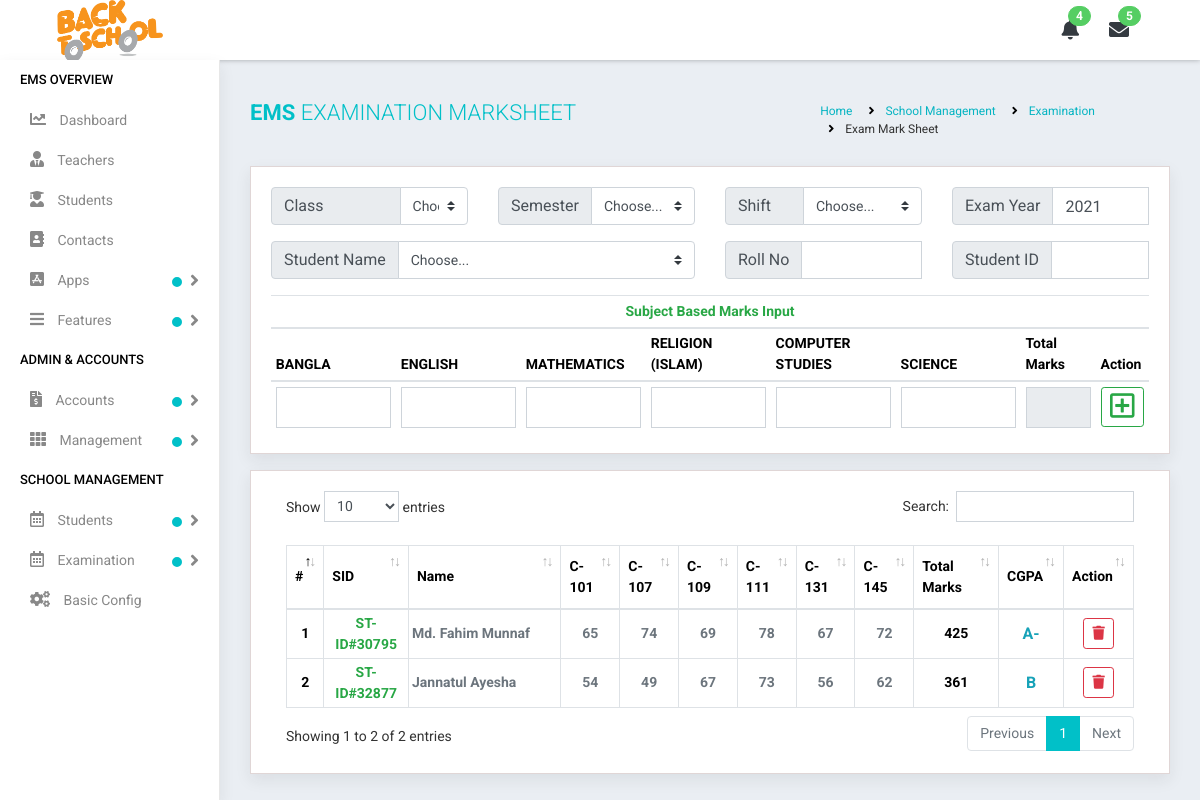
The page /exam-marksheet.php on the database as committed earlier.
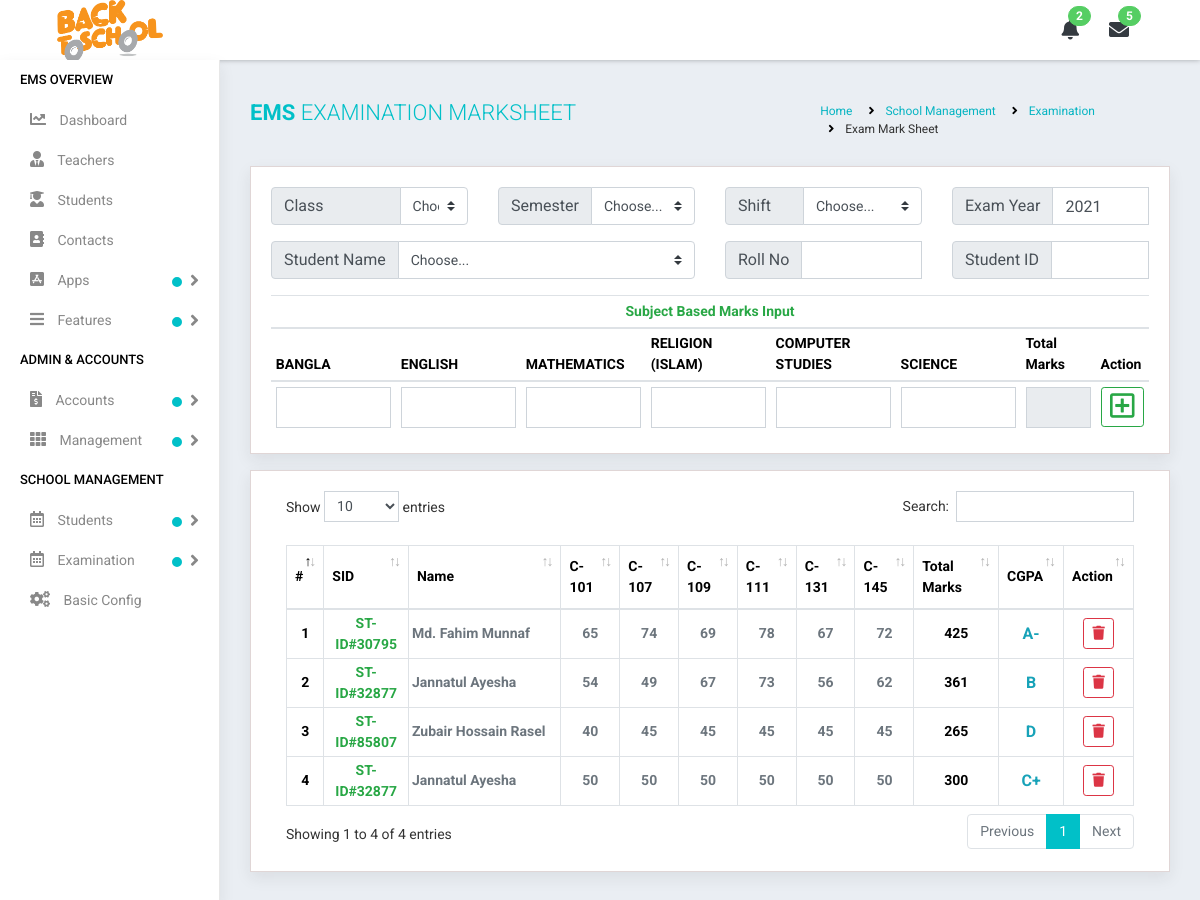
The same page on the database as committed later.
### tables this page shows
CREATE TABLE `ems_subjects` (
  `id` int(11) NOT NULL COMMENT 'SUBJECT ID',
  `subject_name` varchar(128) NOT NULL,
  `subject_code` varchar(128) NOT NULL,
  `created_at` datetime DEFAULT NULL,
  `updated_at` datetime DEFAULT NULL
);

CREATE TABLE `ems_exam_marksheet` (
  `id` int(11) NOT NULL COMMENT 'EXAM MARK SHEET ID',
  `student_id` int(11) NOT NULL,
  `class_id` int(11) NOT NULL,
  `shift_id` int(11) NOT NULL,
  `semester_id` int(11) NOT NULL,
  `exam_year` varchar(4) NOT NULL,
  `total_marks` varchar(4) NOT NULL,
  `created_at` datetime DEFAULT NULL,
  `updated_at` datetime DEFAULT NULL
);

CREATE TABLE `ems_students` (
  `id` int(11) NOT NULL COMMENT 'STUDENT ID',
  `class_id` int(11) NOT NULL,
  `shift_id` int(11) NOT NULL,
  `student_id` varchar(32) NOT NULL,
  `student_image` text NOT NULL,
  `first_name` varchar(64) NOT NULL,
  `last_name` varchar(64) NOT NULL,
  `birth_date` date NOT NULL,
  `gender` enum('Male','Female') NOT NULL,
  `roll_number` int(11) NOT NULL,
  `admission_date` date NOT NULL,
  `birth_certificate_no` varchar(64) NOT NULL,
  `blood_group` enum('A positive (A+)','A negative (A-)','B positive (B+)','B negative (B-)','O positive (O+)','O negative (O-)','AB positive (AB+)','AB negative (AB-)') NOT NULL,
  `phone_no` varchar(13) NOT NULL,
  `religion` enum('Islam','Hindu','Christian','Others') NOT NULL,
  `address` varchar(256) NOT NULL,
  `student_password` varchar(256) NOT NULL,
  `created_at` datetime DEFAULT NULL,
  `updated_at` datetime DEFAULT NULL
);

CREATE TABLE `ems_exam_marks_subjects` (
  `id` int(11) NOT NULL COMMENT 'EXAM SUBJECT MARKS ID',
  `marks_sheet_id` int(11) NOT NULL,
  `subject_id` int(11) NOT NULL,
  `subject_marks` int(11) NOT NULL,
  `created_at` datetime DEFAULT NULL,
  `updated_at` datetime DEFAULT NULL
);

CREATE TABLE `ems_exam_grades` (
  `id` int(11) NOT NULL COMMENT 'EXAM GRADE ID',
  `grade_name` enum('A+','A','A-','B+','B','B-','C+','C','D','F') NOT NULL,
  `grade_point` enum('4.00','3.75','3.50','3.25','3.00','2.75','2.50','2.25','2.00','0.00') NOT NULL,
  `marks_from` int(11) NOT NULL,
  `marks_upto` int(11) NOT NULL,
  `created_at` datetime DEFAULT NULL,
  `updated_at` datetime DEFAULT NULL
);

### app/Http/Controllers/View.php (called while the page is built, shortened)
<?php
class View
{
	public function loadContent($directory, $page_name)
	{
		include("resource/view/".$directory."/".$page_name.".php");
	}
}
?>

### exam-marksheet.php (called while the page is built, shortened)
<?php
include("app/Http/Controllers/View.php");
$view = new View;
$view->loadContent("include", "session");
$view->loadContent("include", "top");
$view->loadContent("content", "exam-marksheet");
?>

### app/Http/Controllers/Controller.php (called while the page is built, shortened)
<?php
class Controller
{
	public function __construct()
	{
		$this->connection = new PDO('mysql:host='.$GLOBALS['DBHOST'].';dbname='.$GLOBALS['DBNAME'].';charset=utf8', $GLOBALS['DBUSER'], $GLOBALS['DBPASS']);
	}
}

### app/Http/Controllers/AjaxController.php (called while the page is built, shortened)
<?php
class AjaxController extends Controller
{
	public function fetchLimit($table, $col, $num)
	{
		$sql_code = "SELECT * FROM {$table} ORDER BY {$col} DESC LIMIT {$num}";
		$query = $this->connection->prepare($sql_code);
		$query->execute();
		$dataList = $query->fetchAll(PDO::FETCH_ASSOC);
		$totalRowSelected = $query->rowCount();
		if($totalRowSelected > 0) {
			return $dataList;
		} else {
			return 0;
		}
	}
}
?>

### app/Models/Eloquent.php (called while the page is built, shortened)
<?php
class Eloquent
{
	public $connection;
	public function __construct()
	{
		$this->connection = new PDO('mysql:host='.$GLOBALS['DBHOST'].';dbname='.$GLOBALS['DBNAME'].';charset=utf8', $GLOBALS['DBUSER'], $GLOBALS['DBPASS']);
		$this->connection->setAttribute(PDO::ATTR_ERRMODE, PDO::ERRMODE_EXCEPTION);
		$this->connection->setAttribute(PDO::ATTR_EMULATE_PREPARES, false);
	}
	public function selectData($columnName, $tableName, $whereValue = 0, $inColumn = 0, $inValue = 0, $formatBy = 0, $paginate = 0)
	{
		try
		{
			if($columnName == "*")
			{
				$sql1 = "SELECT ";
				$sql2 = "*";
			}
			else
			{
				$sql1 = "SELECT ";
				foreach($columnName AS $ca1Column => $ca1Value)
				{
					@$sql2 .= "`$ca1Value`, ";
				}
				$sql2 = rtrim(@$sql2, ", ");
			}
			$sql3 = " FROM `$tableName`";
			if(@$formatBy['GROUP'])
				$sql6 = " GROUP BY `" . $formatBy['GROUP'] . "`";
			else
				$sql6 = "";
			if(@$formatBy['ASC'])
				$sql7 = " ORDER BY `" . $formatBy['ASC'] . "` ASC";
			else if(@$formatBy['DESC'])
				$sql7 = " ORDER BY `" . $formatBy['DESC'] . "` DESC";
			else
				$sql7 = "";
			if($paginate != 0)
				$sql8 = " LIMIT " . $paginate['POINT'] . ", " . $paginate['LIMIT'];
			else
				$sql8 = "";
			if($whereValue != 0)
			{
				$sql4 = " WHERE ";
				foreach($whereValue AS $wa1Column => $wa1Value)
				{
					@$sql5 .= $wa1Column . " = " . "'" . $wa1Value . "' AND ";
				}
				$sql5 = trim($sql5); $sql5 = rtrim($sql5, "AND"); $sql5 = trim($sql5);
				$preSQL = $sql1 . $sql2 . $sql3 . $sql4 . $sql5 . $sql6 . $sql7 . $sql8;
			}
			else
			{
				if($inValue != 0)
				{
					$preSQL = $sql1 . $sql2 . $sql3 . $sql4 . $sql5 . $sql6 . $sql7 . $sql8;
				}
				else
				{
					$preSQL = $sql1 . $sql2 . $sql3 . $sql6 . $sql7 . $sql8;
				}
			}
			$query = $this->connection->prepare($preSQL);
			$query->execute();
			$dataSelected = $query->fetchAll(PDO::FETCH_ASSOC);
			return $dataSelected;
		}
		catch(Exception $e)
		{
			return 0;
		}
	}
}
?>

### resource/view/content/exam-marksheet.php (the view, shortened to what the changed rows need)
<?php
$eloquent = new Eloquent;
$columnName = "*";
$tableName = "ems_subjects";
$fetchSubjectData = $eloquent->selectData($columnName, $tableName);
$columnName = "*";
$tableName = "ems_exam_marksheet";
$fetchExamMarkSheetData = $eloquent->selectData($columnName, $tableName);
?>
<div class="page-wrapper">
	<div class="content container-fluid">
		<div class="content-page">
				<div class="row">
					<div class="col-md-12 col-sm-12">
						<div class="table-responsive">
							<table class="table table-hover table-sm">
								<thead>
									<tr>
										<th colspan='13' class="text-center text-success"> Subject Based Marks Input </th>
									</tr>
									<tr>
										<?php
										$inputCount = count($fetchSubjectData);
										$inputWidth = (80 / $inputCount);
										foreach($fetchSubjectData AS $eachSubject)
										{
											echo '<th style="width:'. $inputWidth.'%' .'">'. $eachSubject['subject_name'] .'</th>';
										}
										?>
										<th style="width:8%"> Total Marks </th>
										<th style="width:2%"> Action </th>
									</tr>
								</thead>
								<tbody id="addRow">
									<tr>
										<?php
										foreach($fetchSubjectData AS $eachData)
										{
											echo '
												<td>
													<input class="form-control marks" name="subjectValue[]" type="text">
													<input class="form-control" name="subjectID[]" value="'.$eachData['id'].'" type="hidden">
												</td>
											';
										}
										?>
									</tr>
								</tbody>
							</table>
						</div>
					</div>
				</div>
		</div>
		<div class="content-page mt-3">
			<div class="row">
				<div class="col-lg-12">
					<div class="table-responsive">
						<table class="table table-sm table-hover table-bordered cstmDatatable custom-table" style="margin-top: 15px !important;">
							<thead>
								<tr>
									<th style="width:4%"> # </th>
									<th style="width:10%"> SID </th>
									<th style="width:18%"> Name </th>
									<?php
									$columnCount = count($fetchSubjectData);
									$columnWidth = (50 / $columnCount);
									foreach($fetchSubjectData AS $eachRow)
									{
										echo '<th style="'. $columnWidth.'%' .'"> C-'. $eachRow['subject_code'] .' </th>';
									}
									?>
									<th style="width:10%"> Total Marks </th>
									<th style="width:5%"> CGPA </th>
									<th style="width:3%"> Action </th>
								</tr>
							</thead>
							<tbody>
							<?php
							if(!empty($fetchExamMarkSheetData))
							{
								$n = 1;
								foreach($fetchExamMarkSheetData AS $eachRow)
								{
									$columnName = $tableName = $whereValue = null;
									$columnName["1"] = "id";
									$columnName["2"] = "student_id";
									$columnName["3"] = "first_name";
									$columnName["4"] = "last_name";
									$tableName = "ems_students";
									$whereValue["id"] = $eachRow['student_id'];
									$getStudentData = $eloquent->selectData($columnName, $tableName, @$whereValue);
									$columnName = $tableName = $whereValue = null;
									$columnName = "*";
									$tableName = "ems_exam_marks_subjects";
									$whereValue["marks_sheet_id"] = $eachRow['id'];
									$getSubjectMarksData = $eloquent->selectData($columnName, $tableName, @$whereValue);
									$columnName = "*";
									$tableName = "ems_exam_grades";
									$getExamGradeData = $eloquent->selectData($columnName, $tableName);
									$data = $eachRow['total_marks'] / count($getSubjectMarksData);
									$data = sprintf('%.0f', $data);
									$cGpa = '';
									foreach($getExamGradeData AS $eachGrade)
									{
										if($data >= $eachGrade['marks_from'] && $data <= $eachGrade['marks_upto'])
										{
											$cGpa = $eachGrade['grade_name'];
										}
									}
									echo '
									<tr class="text-center">
										<td class="font-weight-bold" style="padding: 3px; 8px;">'. $n .'</td>
										<td class="text-success font-weight-bold" style="padding: 3px; 8px;">'. $getStudentData[0]['student_id'] .'</td>
										<td class="text-left text-secondary font-weight-bold" style="padding: 3px; 8px;">
											'. $getStudentData[0]['first_name'] .' '. $getStudentData[0]['last_name'] .'
										</td>
									';
										foreach($getSubjectMarksData AS $eachSubject)
										{
											echo '<td class="text-secondary font-weight-bold" style="padding: 3px; 8px;">'. $eachSubject['subject_marks'] .'</td>';
										}
									echo '
										<td class="font-weight-bold" style="padding: 3px; 8px;">'. $eachRow['total_marks'] .'</td>
										<td class="font-weight-bold text-info" style="font-size:16px; padding: 3px; 8px;">'. $cGpa .'</td>
										<td style="padding: 3px; 8px;">
											<a data-id="'. $eachRow['id'] .'" class="btn btn-sm btn-outline-danger deleteButton" data-toggle="modal" href="#delete_data">
												<i class="fas fa-trash"></i>
											</a>
										</td>
									</tr>
									';
									$n++;
								}
							}
							?>
							</tbody>
						</table>
					</div>
				</div>
			</div>
		</div>
	</div>
</div>

### resource/view/include/top.php (shortened to what the changed rows need)
<?php
include("app/Http/Controllers/Controller.php");
include("app/Http/Controllers/AjaxController.php");
include("app/Models/Eloquent.php");
$ajaxcontrol = new AjaxController;
$fetchEvent = $ajaxcontrol->fetchLimit('ems_events', 'id', '5');
$eventCount = count($fetchEvent);
?>
<!DOCTYPE html>
<html lang="en">
<head>
	<link rel="stylesheet" type="text/css" href="public/assets/css/all.css">
	<link rel="stylesheet" type="text/css" href="public/assets/css/bootstrap.min.css">
	<link rel="stylesheet" type="text/css" href="public/assets/css/dataTables.bootstrap4.min.css">
	<link rel="stylesheet" type="text/css" href="public/assets/css/select2.min.css">
	<link rel="stylesheet" type="text/css" href="public/assets/css/tagsinput.css">
	<link rel="stylesheet" type="text/css" href="public/assets/css/datepicker.css">
	<link rel="stylesheet" type="text/css" href="public/assets/plugins/fullcalendar/fullcalendar.min.css">
	<link rel="stylesheet" type="text/css" href="public/assets/plugins/light-gallery/css/lightgallery.min.css">
	<link rel="stylesheet" type="text/css" href="public/assets/plugins/icheck/skins/all.css">
	<link rel="stylesheet" type="text/css" href="public/assets/plugins/summernote/dist/summernote-bs4.css">
	<link rel="stylesheet" type="text/css" href="public/assets/css/style.css">
	<link rel="stylesheet" type="text/css" href="public/assets/css/custom.css">
	</head>
	<body>
		<div class="main-wrapper">
			<div class="header">
				<ul class="nav user-menu float-right">
					<li class="nav-item dropdown d-none d-sm-block">
						<a href="#" class="dropdown-toggle nav-link" data-toggle="dropdown">
							<i class="fa fa-bell text-dark"></i>
							<span class="badge badge-pill btn-success float-right"> <?php echo $eventCount ?> </span>
						</a>
					</li>
				</ul>
			</div>

Rows that differ between the two databases and show on the page:
added ems_exam_marksheet: ems_students.student_id "ST-ID#85807", ems_students.first_name "Zubair Hossain", ems_students.last_name "Rasel", total_marks "265"
added ems_exam_marks_subjects: subject_marks "40", shown under "ST-ID#85807"
added ems_exam_marks_subjects: subject_marks "45", shown under "ST-ID#85807"
added ems_exam_marks_subjects: subject_marks "45", shown under "ST-ID#85807"
added ems_exam_marks_subjects: subject_marks "45", shown under "ST-ID#85807"
added ems_exam_marks_subjects: subject_marks "45", shown under "ST-ID#85807"
added ems_exam_marks_subjects: subject_marks "45", shown under "ST-ID#85807"
now on this page (row unchanged): ems_exam_grades: grade_name "D"
added ems_exam_marksheet: ems_students.student_id "ST-ID#32877", ems_students.first_name "Jannatul", ems_students.last_name "Ayesha", total_marks "300"
added ems_exam_marks_subjects: subject_marks "50", shown under "ST-ID#32877"
added ems_exam_marks_subjects: subject_marks "50", shown under "ST-ID#32877"
added ems_exam_marks_subjects: subject_marks "50", shown under "ST-ID#32877"
added ems_exam_marks_subjects: subject_marks "50", shown under "ST-ID#32877"
added ems_exam_marks_subjects: subject_marks "50", shown under "ST-ID#32877"
added ems_exam_marks_subjects: subject_marks "50", shown under "ST-ID#32877"
now on this page (row unchanged): ems_exam_grades: grade_name "C+"
Other text that changed with them:
$eventCount: "4" → "2"
text written by a page script: "Show entries Search: Showing 1 to 2 of 2 entries Previous 1 Next" → "Show entries Search: Showing 1 to 4 of 4 entries Previous 1 Next"
